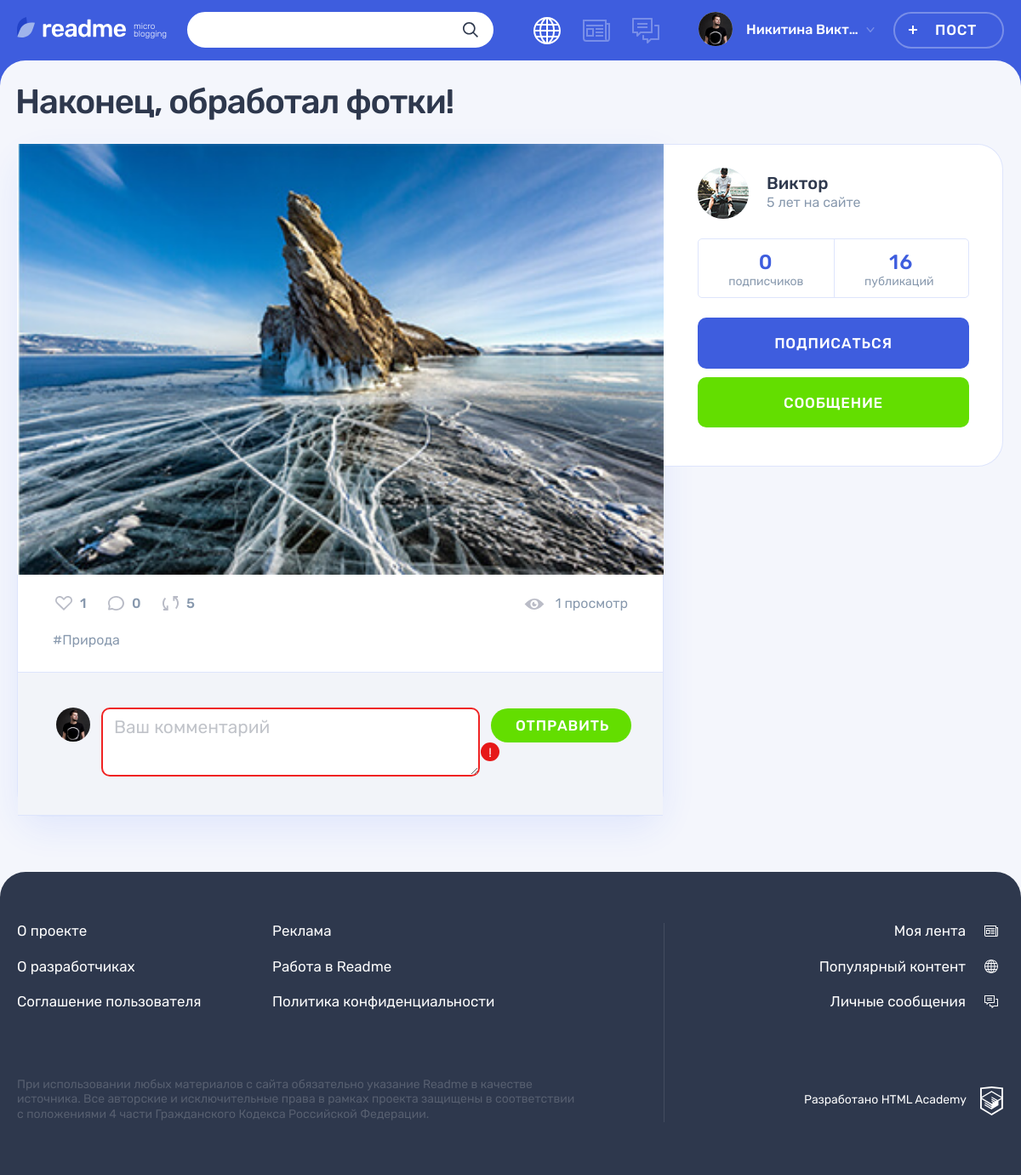
Page /post.php?post_id=3 on the committed database.
### tables this page shows
CREATE TABLE IF NOT EXISTS post (
	id INT AUTO_INCREMENT PRIMARY KEY,
	dt_add DATETIME DEFAULT CURRENT_TIMESTAMP,
	p_title VARCHAR(255) NOT NULL,
	p_content TEXT,
	author VARCHAR(128) COMMENT 'Автор цитаты: задаётся пользователем',
	p_img VARCHAR(255) COMMENT 'Изображение: ссылка на сохранённый файл изображения',
	p_video VARCHAR(255) COMMENT 'Видео: ссылка на видео с youtube',
	p_link VARCHAR(255) COMMENT 'Ссылка: ссылка на сайт, задаётся пользователем;',
	user_id INT NOT NULL COMMENT 'Автор поста. Поле связи с user.id',
	category_id INT NOT NULL COMMENT 'Контент/категория поста. Поле связи с category.id',
	view_count INT UNSIGNED DEFAULT 0,
	FOREIGN KEY (user_id) REFERENCES user (id),
	FOREIGN KEY (category_id) REFERENCES category (id)
) COMMENT 'Посты';

CREATE TABLE IF NOT EXISTS hashtag (
	id INT AUTO_INCREMENT PRIMARY KEY,
	h_name VARCHAR(128) NOT NULL UNIQUE
) COMMENT 'Хештеги';

CREATE TABLE IF NOT EXISTS user (
	id INT AUTO_INCREMENT PRIMARY KEY,
	dt_add DATETIME DEFAULT CURRENT_TIMESTAMP,
	email VARCHAR(128) NOT NULL UNIQUE,
	login VARCHAR(50) NOT NULL,
	password VARCHAR(255) NOT NULL,
	avatar VARCHAR(255)
) COMMENT 'Зарегистрированные пользователи';

### helpers.php (called while the page is built, shortened)
<?php
function get_noun_plural_form(int $number, string $one, string $two, string $many): string
{
    $number = (int)$number;
    $mod10 = $number % 10;
    $mod100 = $number % 100;
    switch (true) {
        case ($mod100 >= 11 && $mod100 <= 20):
            return $many;
        case ($mod10 === 1):
            return $one;
        default:
            return $many;
    }
}
function include_template($name, array $data = [])
{
    $name = 'templates/' . $name;
    extract($data);
    require $name;
    $result = ob_get_clean();
    return $result;
}

### functions.php (called while the page is built, shortened)
<?php
function get_interval ($date, $is_ago = false) {
    $cur_date = date_create("now");
    $date = date_create($date);
    $date_string = $date->format(DATE_FORMAT_ORIGINAL);
    $cur_date_string = $cur_date->format(DATE_FORMAT_ORIGINAL);
    $diff = date_diff($date, $cur_date);
    $days = $diff->days;
    $days_in_week = 7;
    $days_in_5weeks = 35;
    $days_in_year = 365;
    if ($cur_date_string > $date_string) {
        if ($days < 1) {
            $hours = $diff->h;
            if (1 <= $hours) {
                $time_count = $hours . " час" . get_noun_plural_form($hours, '', 'а', 'ов');
            } else {
                $minuts = $diff->i;
                $time_count = $minuts . " минут" . get_noun_plural_form($minuts, 'у', 'ы', '');
            }
        } elseif ($days >= 1) {
            if ($days < $days_in_week) {
                $time_count = $days . " " . get_noun_plural_form($days, 'день', 'дня', 'дней');
            } elseif ($days_in_week <= $days and $days < $days_in_5weeks) {
                $weeks = floor($days / $days_in_week);
                $time_count = $weeks . " недел" . get_noun_plural_form($weeks, 'ю', 'и', 'ь');
            } elseif ($days_in_5weeks <= $days and $days < $days_in_year) {
                $months = $diff->m;
                $time_count = $months . " месяц" . get_noun_plural_form($months, '', 'а', 'ев');
            } elseif ($days_in_year <= $days) {
                $years = $diff->y;
                $time_count = $years . " " . get_noun_plural_form($years, 'год', 'года', 'лет');
            }
        }
    } elseif ($cur_date_string === $date_string) {
        $time_count = "только что";
    } else {
        $time_count = $date_string . " - дата в будущем";
    }
    return $time_count;
}
function get_result ($db_link, $query, $mode = 2) {
    $result = mysqli_query($db_link, $query);
    $rows = mysqli_num_rows($result);
    if ($rows) {
        if ($mode === 1) {
            $array = mysqli_fetch_array($result);
            $array = $array[0];
        } elseif ($mode === 2) {
            $array = mysqli_fetch_all($result, MYSQLI_ASSOC);
        } elseif ($mode === 3) {
            $array = mysqli_fetch_assoc($result);
        } elseif ($mode === 4) {
            $array = mysqli_fetch_all($result);
            $array = array_column($array, 0);
        } else {
            exit('Неверный mode');
        }
    } else {
        $array = [];
    }
    return $array;
}
function get_number ($db_link, $table, $condition) {
    $query = '
        SELECT COUNT(id)
        FROM ' . $table . '
        WHERE '. $condition;
    $number = get_result($db_link, $query, 1);
    return $number;
}

### templates/posting.php (the view, shortened to what this page needs)
<main class="page__main page__main--publication">
	<div class="container">
		<h1 class="page__title page__title--publication"><?= $post['p_title']; ?></h1>
		<section class="post-details">
			<div class="post-details__wrapper post-<?= $post['category']; ?>">
				<div class="post-details__main-block post post--details">
					<?php require_once $post_type; ?>
					<div class="post__indicators">
						<div class="post__buttons">
							<a class="post__indicator post__indicator--likes button" href="#" title="Лайк">
    							<svg class="post__indicator-icon" width="20" height="17"><use xlink:href="#icon-heart"></use></svg>
    							<span><?= $arr_num['likes_count']; ?></span> <span class="visually-hidden">количество лайков</span>
							</a>
							<a class="post__indicator post__indicator--comments button" href="<?= $last_comment_href; ?>" title="Комментарии">
								<svg class="post__indicator-icon" width="19" height="17"><use xlink:href="#icon-comment"></use></svg>
								<span><?= $arr_num['comments_count']; ?></span>
							</a>
							<a class="post__indicator post__indicator--repost button" href="#" title="Репост">
								<svg class="post__indicator-icon" width="19" height="17"><use xlink:href="#icon-repost"></use></svg>
								<span>5</span>
							</a>
						</div>
						<span class="post__view"><?php echo $post['view_count'] . ' ' .  $view_word ?></span>
					</div>
					<?php if ($hashtags): ?>
					<ul class="post__tags">
						<?php foreach ($hashtags as $hashtag): ?>
						<li><a href="#">#<?= $hashtag; ?></a></li>
						<?php endforeach; ?>
					</ul>
					<?php endif; ?>
					<div class="comments">
    					<form class="comments__form form" action="#" method="post">
    						<div class="comments__my-avatar">
    							<img class="comments__picture" src="img/userpic-medium.jpg" alt="Аватар пользователя">
    						</div>
    						<div class="form__input-section form__input-section--error">
    							<textarea class="comments__textarea form__textarea form__input" placeholder="Ваш комментарий"></textarea>
    							<button class="form__error-button button" type="button">!</button>
    						</div>
    						<button class="comments__submit button button--green" type="submit">Отправить</button>
    					</form>
					</div>
				</div>
    			<div class="post-details__user user">
    				<div class="post-details__user-info user__info">
    					<div class="post-details__avatar user__avatar">
    						<a class="post-details__avatar-link user__avatar-link" href="#">
    							<img class="post-details__picture user__picture" src="img/<?= $post['avatar']; ?>" alt="Аватар пользователя">
    						</a>
    					</div>
    					<div class="post-details__name-wrapper user__name-wrapper">
    						<a class="post-details__name user__name" href="#"> <span><?= $post['login']; ?></span></a>
    						<time class="post-details__time user__time" datetime="<?= $post['date_user_title']; ?>"><?= $post['date_user_interval']; ?> на сайте</time>
    					</div>
    				</div>
    				<div class="post-details__rating user__rating">
    					<p class="post-details__rating-item user__rating-item user__rating-item--subscribers">
    						<span class="post-details__rating-amount user__rating-amount"><?= $arr_num['followers_count']; ?></span>
    						<span class="post-details__rating-text user__rating-text"><?= $followers_word; ?></span>
    					</p>
    					<p class="post-details__rating-item user__rating-item user__rating-item--publications">
    						<span class="post-details__rating-amount user__rating-amount"><?= $arr_num['posts_count']; ?></span>
    						<span class="post-details__rating-text user__rating-text"><?= $posts_word; ?></span>
    					</p>
    				</div>
    				<div class="post-details__user-buttons user__buttons">
    					<button class="user__button user__button--subscription button button--main" type="button">Подписаться</button>
    					<a class="user__button user__button--writing button button--green" href="#">Сообщение</a>
    				</div>
    			</div>
			</div>
		</section>
	</div>
</main>

### templates/post-photo.php
<div class="post-details__image-wrapper post-photo__image-wrapper">
	<img src="uploads/<?= $post['p_img']; ?>" alt="Фото от пользователя" width="760" height="507">
</div>

### rows in the picture
post: p_title "Наконец, обработал фотки!", p_img (picture), view_count "1", user.avatar (picture), user.login "Виктор"
hashtag: h_name "Природа"

### other values in the picture
$user_name "Никитина Викт…"
$arr_num['likes_count'] "1"
$arr_num['comments_count'] "0"
$view_word "просмотр"
$post['date_user_interval'] "5 лет"
$arr_num['followers_count'] "0"
$followers_word "подписчиков"
$arr_num['posts_count'] "16"
$posts_word "публикаций"
